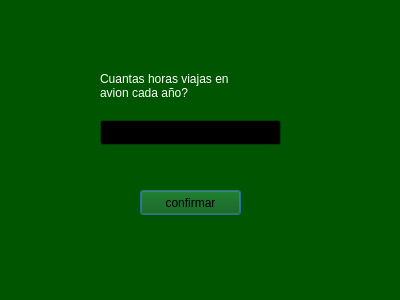
<?xml version="1.0" encoding="UTF-8"?>
<ui version="4.0">
 <class>avon</class>
 <widget class="QDialog" name="avon">
  <property name="geometry">
   <rect>
    <x>0</x>
    <y>0</y>
    <width>400</width>
    <height>300</height>
   </rect>
  </property>
  <property name="palette">
   <palette>
    <active>
     <colorrole role="WindowText">
      <brush brushstyle="SolidPattern">
       <color alpha="255">
        <red>255</red>
        <green>255</green>
        <blue>255</blue>
       </color>
      </brush>
     </colorrole>
     <colorrole role="Button">
      <brush brushstyle="SolidPattern">
       <color alpha="255">
        <red>0</red>
        <green>85</green>
        <blue>0</blue>
       </color>
      </brush>
     </colorrole>
     <colorrole role="Light">
      <brush brushstyle="SolidPattern">
       <color alpha="255">
        <red>0</red>
        <green>127</green>
        <blue>0</blue>
       </color>
      </brush>
     </colorrole>
     <colorrole role="Midlight">
      <brush brushstyle="SolidPattern">
       <color alpha="255">
        <red>0</red>
        <green>106</green>
        <blue>0</blue>
       </color>
      </brush>
     </colorrole>
     <colorrole role="Dark">
      <brush brushstyle="SolidPattern">
       <color alpha="255">
        <red>0</red>
        <green>42</green>
        <blue>0</blue>
       </color>
      </brush>
     </colorrole>
     <colorrole role="Mid">
      <brush brushstyle="SolidPattern">
       <color alpha="255">
        <red>0</red>
        <green>57</green>
        <blue>0</blue>
       </color>
      </brush>
     </colorrole>
     <colorrole role="Text">
      <brush brushstyle="SolidPattern">
       <color alpha="255">
        <red>255</red>
        <green>255</green>
        <blue>255</blue>
       </color>
      </brush>
     </colorrole>
     <colorrole role="BrightText">
      <brush brushstyle="SolidPattern">
       <color alpha="255">
        <red>255</red>
        <green>255</green>
        <blue>255</blue>
       </color>
      </brush>
     </colorrole>
     <colorrole role="ButtonText">
      <brush brushstyle="SolidPattern">
       <color alpha="255">
        <red>0</red>
        <green>0</green>
        <blue>0</blue>
       </color>
      </brush>
     </colorrole>
     <colorrole role="Base">
      <brush brushstyle="SolidPattern">
       <color alpha="255">
        <red>0</red>
        <green>0</green>
        <blue>0</blue>
       </color>
      </brush>
     </colorrole>
     <colorrole role="Window">
      <brush brushstyle="SolidPattern">
       <color alpha="255">
        <red>0</red>
        <green>85</green>
        <blue>0</blue>
       </color>
      </brush>
     </colorrole>
     <colorrole role="Shadow">
      <brush brushstyle="SolidPattern">
       <color alpha="255">
        <red>0</red>
        <green>0</green>
        <blue>0</blue>
       </color>
      </brush>
     </colorrole>
     <colorrole role="AlternateBase">
      <brush brushstyle="SolidPattern">
       <color alpha="255">
        <red>0</red>
        <green>42</green>
        <blue>0</blue>
       </color>
      </brush>
     </colorrole>
     <colorrole role="ToolTipBase">
      <brush brushstyle="SolidPattern">
       <color alpha="255">
        <red>255</red>
        <green>255</green>
        <blue>220</blue>
       </color>
      </brush>
     </colorrole>
     <colorrole role="ToolTipText">
      <brush brushstyle="SolidPattern">
       <color alpha="255">
        <red>0</red>
        <green>0</green>
        <blue>0</blue>
       </color>
      </brush>
     </colorrole>
     <colorrole role="PlaceholderText">
      <brush brushstyle="SolidPattern">
       <color alpha="127">
        <red>255</red>
        <green>255</green>
        <blue>255</blue>
       </color>
      </brush>
     </colorrole>
     <colorrole role="Accent">
      <brush brushstyle="SolidPattern">
       <color alpha="255">
        <red>0</red>
        <green>0</green>
        <blue>0</blue>
       </color>
      </brush>
     </colorrole>
    </active>
    <inactive>
     <colorrole role="WindowText">
      <brush brushstyle="SolidPattern">
       <color alpha="255">
        <red>255</red>
        <green>255</green>
        <blue>255</blue>
       </color>
      </brush>
     </colorrole>
     <colorrole role="Button">
      <brush brushstyle="SolidPattern">
       <color alpha="255">
        <red>0</red>
        <green>85</green>
        <blue>0</blue>
       </color>
      </brush>
     </colorrole>
     <colorrole role="Light">
      <brush brushstyle="SolidPattern">
       <color alpha="255">
        <red>0</red>
        <green>127</green>
        <blue>0</blue>
       </color>
      </brush>
     </colorrole>
     <colorrole role="Midlight">
      <brush brushstyle="SolidPattern">
       <color alpha="255">
        <red>0</red>
        <green>106</green>
        <blue>0</blue>
       </color>
      </brush>
     </colorrole>
     <colorrole role="Dark">
      <brush brushstyle="SolidPattern">
       <color alpha="255">
        <red>0</red>
        <green>42</green>
        <blue>0</blue>
       </color>
      </brush>
     </colorrole>
     <colorrole role="Mid">
      <brush brushstyle="SolidPattern">
       <color alpha="255">
        <red>0</red>
        <green>57</green>
        <blue>0</blue>
       </color>
      </brush>
     </colorrole>
     <colorrole role="Text">
      <brush brushstyle="SolidPattern">
       <color alpha="255">
        <red>255</red>
        <green>255</green>
        <blue>255</blue>
       </color>
      </brush>
     </colorrole>
     <colorrole role="BrightText">
      <brush brushstyle="SolidPattern">
       <color alpha="255">
        <red>255</red>
        <green>255</green>
        <blue>255</blue>
       </color>
      </brush>
     </colorrole>
     <colorrole role="ButtonText">
      <brush brushstyle="SolidPattern">
       <color alpha="255">
        <red>0</red>
        <green>0</green>
        <blue>0</blue>
       </color>
      </brush>
     </colorrole>
     <colorrole role="Base">
      <brush brushstyle="SolidPattern">
       <color alpha="255">
        <red>0</red>
        <green>0</green>
        <blue>0</blue>
       </color>
      </brush>
     </colorrole>
     <colorrole role="Window">
      <brush brushstyle="SolidPattern">
       <color alpha="255">
        <red>0</red>
        <green>85</green>
        <blue>0</blue>
       </color>
      </brush>
     </colorrole>
     <colorrole role="Shadow">
      <brush brushstyle="SolidPattern">
       <color alpha="255">
        <red>0</red>
        <green>0</green>
        <blue>0</blue>
       </color>
      </brush>
     </colorrole>
     <colorrole role="AlternateBase">
      <brush brushstyle="SolidPattern">
       <color alpha="255">
        <red>0</red>
        <green>42</green>
        <blue>0</blue>
       </color>
      </brush>
     </colorrole>
     <colorrole role="ToolTipBase">
      <brush brushstyle="SolidPattern">
       <color alpha="255">
        <red>255</red>
        <green>255</green>
        <blue>220</blue>
       </color>
      </brush>
     </colorrole>
     <colorrole role="ToolTipText">
      <brush brushstyle="SolidPattern">
       <color alpha="255">
        <red>0</red>
        <green>0</green>
        <blue>0</blue>
       </color>
      </brush>
     </colorrole>
     <colorrole role="PlaceholderText">
      <brush brushstyle="SolidPattern">
       <color alpha="127">
        <red>255</red>
        <green>255</green>
        <blue>255</blue>
       </color>
      </brush>
     </colorrole>
     <colorrole role="Accent">
      <brush brushstyle="SolidPattern">
       <color alpha="255">
        <red>0</red>
        <green>0</green>
        <blue>0</blue>
       </color>
      </brush>
     </colorrole>
    </inactive>
    <disabled>
     <colorrole role="WindowText">
      <brush brushstyle="SolidPattern">
       <color alpha="255">
        <red>0</red>
        <green>42</green>
        <blue>0</blue>
       </color>
      </brush>
     </colorrole>
     <colorrole role="Button">
      <brush brushstyle="SolidPattern">
       <color alpha="255">
        <red>0</red>
        <green>85</green>
        <blue>0</blue>
       </color>
      </brush>
     </colorrole>
     <colorrole role="Light">
      <brush brushstyle="SolidPattern">
       <color alpha="255">
        <red>0</red>
        <green>127</green>
        <blue>0</blue>
       </color>
      </brush>
     </colorrole>
     <colorrole role="Midlight">
      <brush brushstyle="SolidPattern">
       <color alpha="255">
        <red>0</red>
        <green>106</green>
        <blue>0</blue>
       </color>
      </brush>
     </colorrole>
     <colorrole role="Dark">
      <brush brushstyle="SolidPattern">
       <color alpha="255">
        <red>0</red>
        <green>42</green>
        <blue>0</blue>
       </color>
      </brush>
     </colorrole>
     <colorrole role="Mid">
      <brush brushstyle="SolidPattern">
       <color alpha="255">
        <red>0</red>
        <green>57</green>
        <blue>0</blue>
       </color>
      </brush>
     </colorrole>
     <colorrole role="Text">
      <brush brushstyle="SolidPattern">
       <color alpha="255">
        <red>0</red>
        <green>42</green>
        <blue>0</blue>
       </color>
      </brush>
     </colorrole>
     <colorrole role="BrightText">
      <brush brushstyle="SolidPattern">
       <color alpha="255">
        <red>255</red>
        <green>255</green>
        <blue>255</blue>
       </color>
      </brush>
     </colorrole>
     <colorrole role="ButtonText">
      <brush brushstyle="SolidPattern">
       <color alpha="255">
        <red>0</red>
        <green>42</green>
        <blue>0</blue>
       </color>
      </brush>
     </colorrole>
     <colorrole role="Base">
      <brush brushstyle="SolidPattern">
       <color alpha="255">
        <red>0</red>
        <green>85</green>
        <blue>0</blue>
       </color>
      </brush>
     </colorrole>
     <colorrole role="Window">
      <brush brushstyle="SolidPattern">
       <color alpha="255">
        <red>0</red>
        <green>85</green>
        <blue>0</blue>
       </color>
      </brush>
     </colorrole>
     <colorrole role="Shadow">
      <brush brushstyle="SolidPattern">
       <color alpha="255">
        <red>0</red>
        <green>0</green>
        <blue>0</blue>
       </color>
      </brush>
     </colorrole>
     <colorrole role="AlternateBase">
      <brush brushstyle="SolidPattern">
       <color alpha="255">
        <red>0</red>
        <green>85</green>
        <blue>0</blue>
       </color>
      </brush>
     </colorrole>
     <colorrole role="ToolTipBase">
      <brush brushstyle="SolidPattern">
       <color alpha="255">
        <red>255</red>
        <green>255</green>
        <blue>220</blue>
       </color>
      </brush>
     </colorrole>
     <colorrole role="ToolTipText">
      <brush brushstyle="SolidPattern">
       <color alpha="255">
        <red>0</red>
        <green>0</green>
        <blue>0</blue>
       </color>
      </brush>
     </colorrole>
     <colorrole role="PlaceholderText">
      <brush brushstyle="SolidPattern">
       <color alpha="127">
        <red>0</red>
        <green>42</green>
        <blue>0</blue>
       </color>
      </brush>
     </colorrole>
     <colorrole role="Accent">
      <brush brushstyle="SolidPattern">
       <color alpha="255">
        <red>0</red>
        <green>60</green>
        <blue>0</blue>
       </color>
      </brush>
     </colorrole>
    </disabled>
   </palette>
  </property>
  <property name="windowTitle">
   <string>Calcular co2 por avion</string>
  </property>
  <widget class="QLineEdit" name="lineEdit">
   <property name="geometry">
    <rect>
     <x>100</x>
     <y>120</y>
     <width>181</width>
     <height>25</height>
    </rect>
   </property>
  </widget>
  <widget class="QPushButton" name="pushButton">
   <property name="geometry">
    <rect>
     <x>140</x>
     <y>190</y>
     <width>101</width>
     <height>25</height>
    </rect>
   </property>
   <property name="mouseTracking">
    <bool>false</bool>
   </property>
   <property name="text">
    <string>confirmar</string>
   </property>
  </widget>
  <widget class="QLabel" name="label">
   <property name="geometry">
    <rect>
     <x>100</x>
     <y>60</y>
     <width>181</width>
     <height>51</height>
    </rect>
   </property>
   <property name="text">
    <string>Cuantas horas viajas en 
avion cada año?</string>
   </property>
  </widget>
 </widget>
 <resources/>
 <connections/>
</ui>
